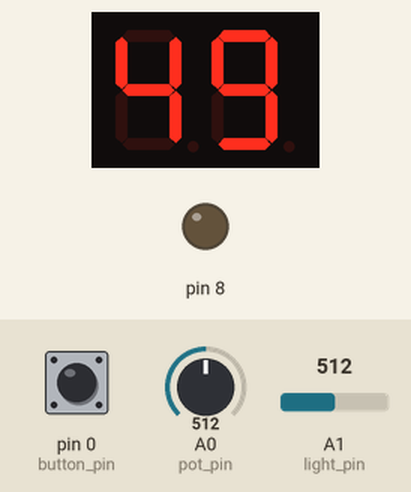
Recording of a sketch running on a simulated Arduino Uno, built with avr-gcc and run on an emulated ATmega328P. Parts: 2-digit seven-segment display, output pins drawn as LEDs (lit = HIGH). Wiring (inferred from the names in the program): 2-digit 7-segment display, segments lit when HIGH: segments pin 9, pin 2, pin 3, pin 4, pin 5, pin 6, pin 7; digit selects pin 11, pin 12. Inputs (shaded band) come from the test bench; at power-on: pin 0 (button_pin) HIGH, A1 (light_pin) = 512, A0 (pot_pin) = 512. The segment pins are drawn as the display they are named for; pins used as bus, display or sensor lines are not drawn.

Above: at 1.2 s.
1.3 s: pin 0 (button_pin) pulled LOW for 3.2 s
At 2.3 s:
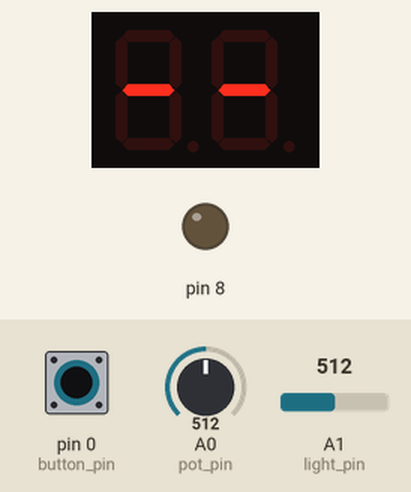
6.4 s: A1 (light_pin) set to 716
At 7.5 s:
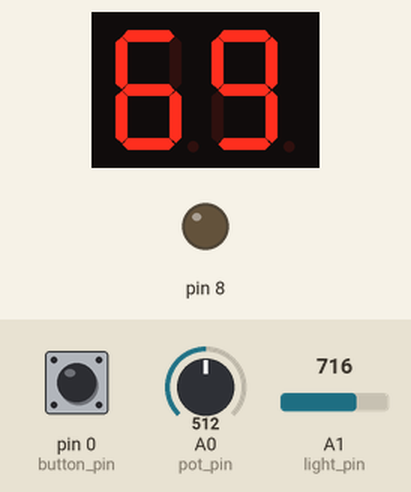
8.0 s: A1 (light_pin) set to 900
At 9.2 s:
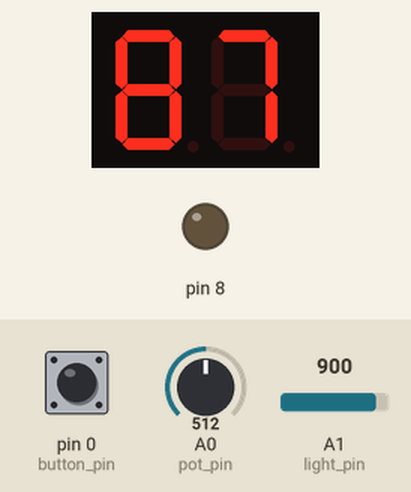
9.6 s: A1 (light_pin) set to 1023
At 10.9 s:
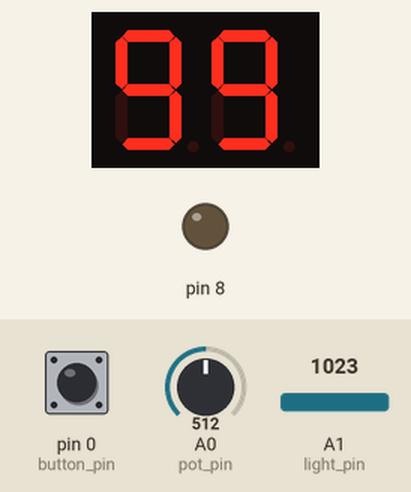
Timing chart, 0 to 12.2 s (numbered marks = the images above; inputs shaded):
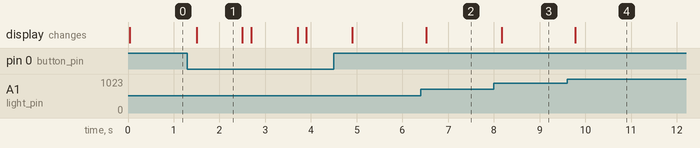

The sketch:

display_multiplex_analoginput.ino
```cpp
#include "sevensegment.h"
#include "analogmeter.h"
#include "button.h"

int pin_order[7] = {9,2,3,4,5,6,7};
//A,B,C,D,E,F,G

int pot_pin = A0;
int light_pin = A1;
int ground[2] = {11, 12};
int button_pin = 0;

int scale[2] = {0,99};
int timer = 10;
int display_metric = 0;
int value;

void setup(){
  pinMode(9, OUTPUT);
  pinMode(2, OUTPUT);
  pinMode(3, OUTPUT);
  pinMode(4, OUTPUT);
  pinMode(5, OUTPUT);
  pinMode(6, OUTPUT);
  pinMode(7, OUTPUT);
  pinMode(8, OUTPUT);
  pinMode(11, OUTPUT);
  pinMode(12, OUTPUT);
  pinMode(button_pin, INPUT_PULLUP);
}

void loop(){
  display_metric = button(display_metric, button_pin, pin_order, ground);
  switch (display_metric){
    case 0:
      value = analogmeter(pot_pin, scale);
      break;
    case 1:
      value = analogmeter(light_pin, scale);
      break;
  }
  writeNumber(value, pin_order, ground, timer);
}
```

analogmeter.h
```cpp
int analogmeter(int pin, int map_to[2]){
  int sensorValue = analogRead(pin);
  int result = map(sensorValue, 0, 1023, map_to[0], map_to[1]);
  delay(2);
  return result;
}
```

button.h
```cpp
#include "Arduino.h"

int button(int display_metric, int pin, int pin_order[7], int ground[2]){
  int button_state = digitalRead(pin);
  if(button_state == LOW){
    writeNumber(100, pin_order, ground, 50);
    switch(display_metric){
      case 0:
        return 1;
        break;
      case 1:
        return 0;
        break;
    }
  }
  else {
    return display_metric;
  }
}
```

Measured:
- after the input at 1.3 s, the display: changes after 0.20 s (image 1)
- after the input at 6.4 s, the display: changes after 0.12 s (image 2)
- after the input at 8.0 s, the display: changes after 0.17 s (image 3)
- after the input at 9.6 s, the display: changes after 0.18 s (image 4)
- what the display in image 1 shows lasts 1.0 s, from 1.5 s to 2.5 s
